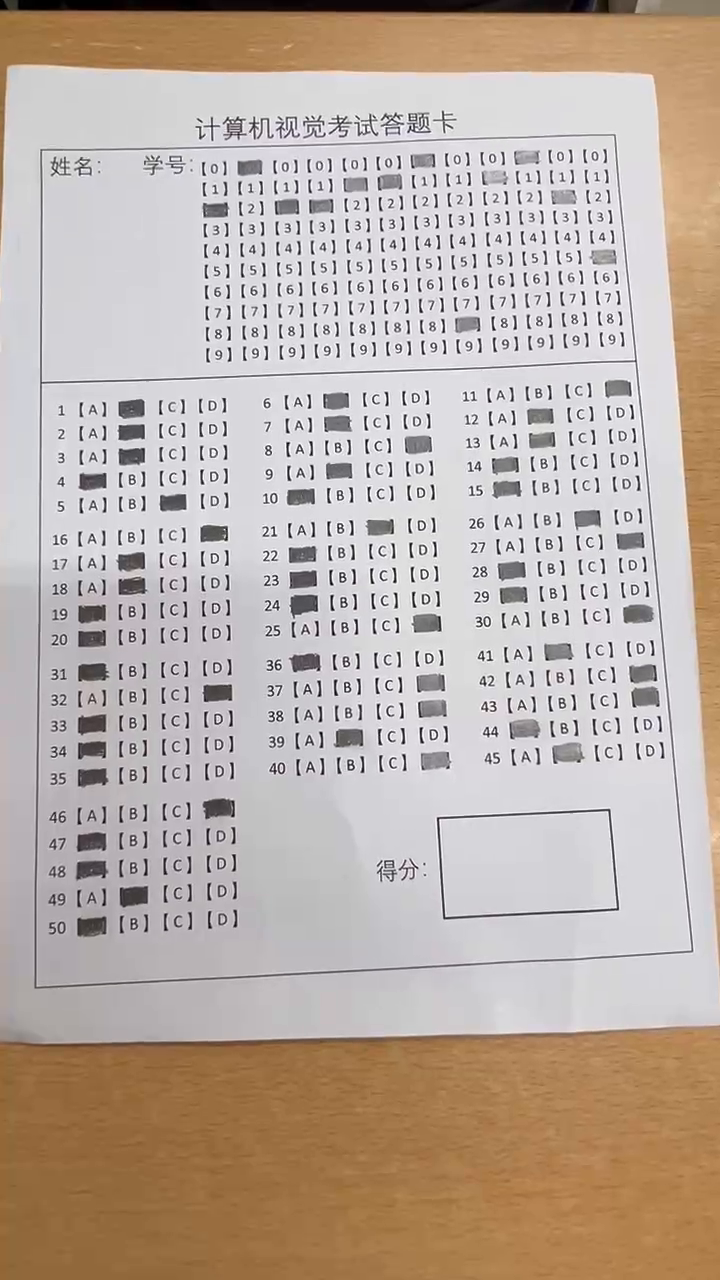
#> input picture frame 16 of 大三下学期/计算机视觉实践/平时作业与优秀范例/作业与个人实现/Lab4/1212.mp4, 720 x 1280 px, given in place of 12121.mp4, which was not available
$ jupyter execute 11.ipynb   (text cells are left out)
#> lines starting #> are read from the running program, lines starting #| are printed output that depends on the picture; after the words box and inside, x2 and y2 are one past the last pixel; in counts of white or black regions, pixels touching at a corner belong together; pictures that were not available may be replaced by others from this repository, and a replacement may not be noted
#> in main, first_frame is the input picture: shape (1280, 720, 3); mean B, G, R 166.1, 175.4, 188.8
[cell 1]
import cv2
import numpy as np
import pandas as pd
import matplotlib.pyplot as plt

####################################
# 工具函数
####################################
# [60 lines left out: functions cv_show, plt_show, findShowContours, orderPoints, perspectiveTransform, warpToOriginal, not called in this run]

####################################
# 答题卡处理函数（对单帧图像打分）
####################################
def process_frame(img):
    # 返回处理后的图像、学号、正确率；若未检测到答题卡则返回 None
    imgGray = cv2.cvtColor(img, cv2.COLOR_BGR2GRAY)
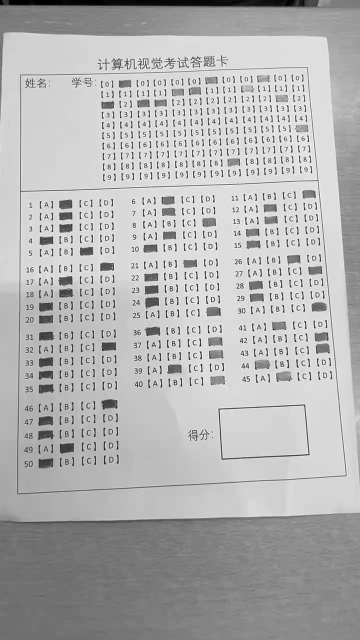
#> imgGray: shape (1280, 720) (shown at 1/2 size); min 0, max 255, mean 178.5
    imgBlur = cv2.GaussianBlur(imgGray, (3, 3), 1)
    ret1, thresh1 = cv2.threshold(imgBlur, 180, 255, cv2.THRESH_BINARY)
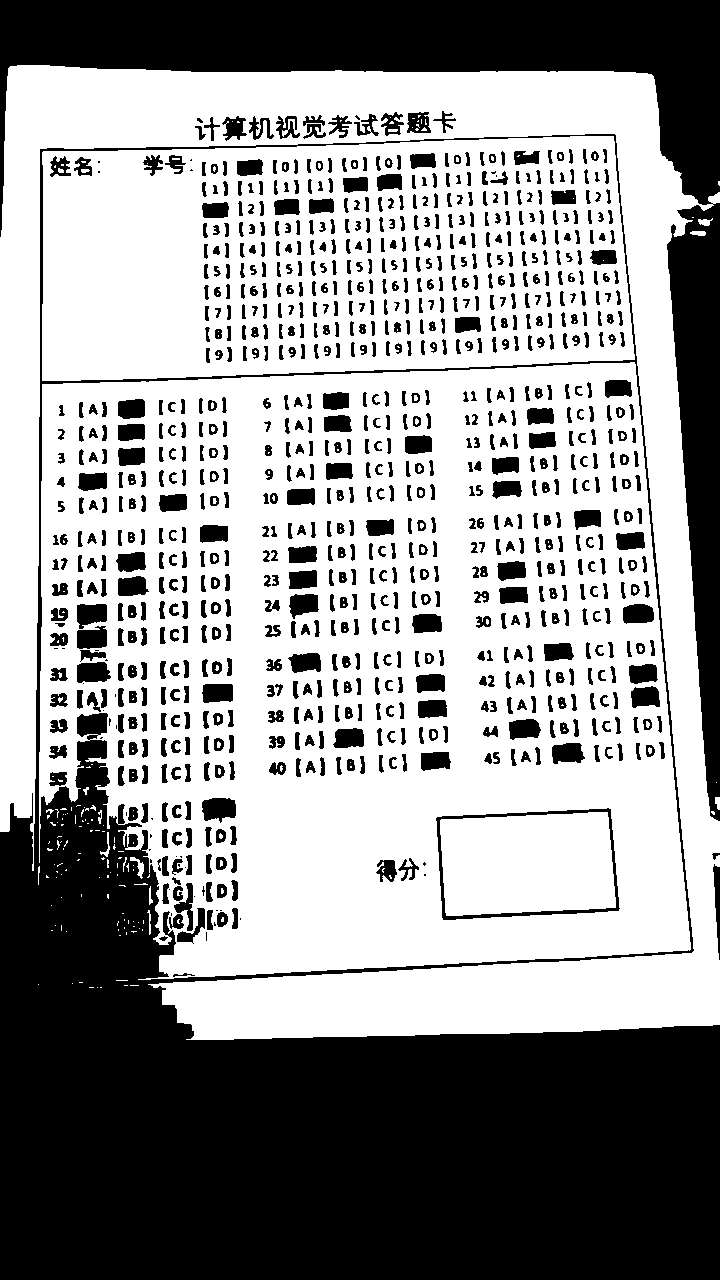
#> thresh1: shape (1280, 720); 59% white; 944 black regions (38 under 20 px)
    print("阈值:", ret1)
    contours, hier = cv2.findContours(thresh1, cv2.RETR_EXTERNAL, cv2.CHAIN_APPROX_SIMPLE)
#> contours = 112 contours, 102 with area under 20; largest, box (x1, y1, x2, y2) and area: (39, 362, 691, 980) 347865, (0, 65, 720, 1040) 136376, (42, 136, 635, 381) 131465, (130, 857, 144, 879) 82, (698, 218, 713, 226) 54
    if len(contours) == 0:
        return None, None, None
    maxArea = cv2.contourArea(contours[0])
#> maxArea = 0
    maxCntId = 0
    for i, cnt in enumerate(contours[1:], 1):
        area = cv2.contourArea(cnt)
        if area > maxArea:
            maxArea = area
            maxCntId = i
#> this loop made 111 passes
#> (area, maxArea) on passes 28, 33, 55, 105: (20, 20), (22.5, 22.5), (82, 82), (347865, 347865)
#> after the loop, maxArea = 347865; maxCntId = 105
    contour = contours[maxCntId]
#> contour = contour of 598 points, box (x1, y1, x2, y2) (39, 362, 691, 980), area 347865
    arc = cv2.arcLength(contour, True)
#> arc = 3268.8
    approx = cv2.approxPolyDP(contour, 0.02 * arc, True)
#> approx = [[634, 362], [42, 384], [39, 862], [106, 740], [138, 979], [690, 949]]
    if len(approx) != 4:
        return None, None, None
    approx = approx.reshape((4, 2))

    # 2) 获得并矫正纸张
    ptsOrded = orderPoints(approx)
    paper, M_paper = perspectiveTransform(ptsOrded, img)
    paperThresh, M_thresh = perspectiveTransform(ptsOrded, thresh1)
    paperThreshInv = cv2.bitwise_not(paperThresh)

    # 寻找并排序长方形轮廓（用于分割学号和答案区域）
    contours_rect = findShowContours(paperThreshInv, paper)
    rectCon = []
    for cnt in contours_rect:
        area = cv2.contourArea(cnt)
        if area > 80:
            arc = cv2.arcLength(cnt, True)
            approxRect = cv2.approxPolyDP(cnt, 0.02 * arc, True)
            if len(approxRect) == 4:
                rectCon.append(approxRect)
    if len(rectCon) < 4:
        return None, None, None
    rectCon.sort(key=cv2.contourArea, reverse=True)
    # 假定：rectCon[1]为学号区域，rectCon[2]为答题区域
    rect1 = np.array(rectCon[1]).reshape(-1,1,2)
    rect2 = np.array(rectCon[2]).reshape(-1,1,2)
    rect3 = np.array(rectCon[3]).reshape(-1,1,2)

    # 3) 识别学号（这里取 rectCon[2]区域）
    rect1Orded = orderPoints(rect2.reshape((-1,2)))
    warpedRect2, M_rect2 = perspectiveTransform(rect1Orded, paperThreshInv)
    choices = warpedRect2[3:-3, 3:-3]
    choices = cv2.resize(choices, [1060,425])
    ret, choices = cv2.threshold(choices, 100, 255, cv2.THRESH_BINARY)
    rect1Color = cv2.cvtColor(choices, cv2.COLOR_GRAY2BGR)
    contours_id = findShowContours(choices, rect1Color)
    choiceCnts = []
    for cnt in contours_id:
        x, y, w, h = cv2.boundingRect(cnt)
        if w >= 20 and h >= 20 and x >= 280:
            choiceCnts.append([cnt, (x, y, w, h)])
    choiceCnts.reverse()
    choiceCnts.sort(key=lambda c: c[1][0])
    studentID = ''
    for cnt, (x, y, w, h) in choiceCnts:
        if 10 <= y <= 30:
            studentID += '0'
        elif 50 <= y <= 70:
            studentID += '1'
        elif 90 <= y <= 110:
            studentID += '2'
        elif 130 <= y <= 150:
            studentID += '3'
        elif 160 <= y <= 180:
            studentID += '4'
        elif 200 <= y <= 220:
            studentID += '5'
        elif 240 <= y <= 260:
            studentID += '6'
        elif 280 <= y <= 300:
            studentID += '7'
        elif 320 <= y <= 340:
            studentID += '8'
        elif 360 <= y <= 380:
            studentID += '9'
    print("学号：", studentID)

    # 4) 识别答题（这里取 rectCon[1]区域）
    rect2Orded = orderPoints(rect1.reshape((-1,2)))
    warpedRect3, M_rect3 = perspectiveTransform(rect2Orded, paperThreshInv)
    choices1_cropped = warpedRect3[3:-3, 3:-3]
    choices1_cropped = cv2.resize(choices1_cropped, [1089,1200])
    ret, choices1_cropped = cv2.threshold(choices1_cropped, 100, 255, cv2.THRESH_BINARY)
    rect1Color1 = cv2.cvtColor(choices1_cropped, cv2.COLOR_GRAY2BGR)
    contours1 = findShowContours(choices1_cropped, rect1Color1)
    choiceCnts1 = []
    for cnt in contours1:
        x, y, w, h = cv2.boundingRect(cnt)
        if w >= 40 and h >= 30 and w <= 100:
            choiceCnts1.append([cnt, (x, y, w, h)])
    choiceCnts1.reverse()

    # 5) 答案批改
    x_centers = [60, 130, 200, 270, 440, 510, 580, 650, 820, 890, 960, 1030]
    y_centers = [40, 90, 140, 190, 240, 320, 370, 420, 470, 520, 590, 640, 690, 740, 790, 860, 910, 960, 1010, 1060]
    correct_answers = "B B D B B B B D B A B A C A A D C C B A D B B A A A A A D D A A B D D D A D D A B A A D B D A A B A"
    correct_answers = correct_answers.replace(" ", "").upper()
    answer_mapping = {}
    for row in range(20):
        for col in range(12):
            x, y = x_centers[col], y_centers[row]
            answer_mapping[(col, row)] = (x, y)
    detected_answers = [''] * 50
    for cnt, (x, y, w, h) in choiceCnts1:
        for row in range(20):
            if abs(y - y_centers[row]) <= 20:
                for col in range(12):
                    if abs(x - x_centers[col]) <= 40:
                        q_idx = row * 3 + col // 4 if row < 15 else 45 + row - 15
                        option_idx = col % 4
                        option = 'ABCD'[option_idx]
                        detected_answers[q_idx] = option
    correct_count = 0
    H_warped3, W_warped3 = warpedRect3.shape[:2]
    final_w, final_h = 1089, 1200
    scale_x = final_w / (W_warped3 - 6)
    scale_y = final_h / (H_warped3 - 6)
    M_rect3_inv = np.linalg.inv(M_rect3)
    for i in range(50):
        correct_ans = correct_answers[i]
        detected_ans = detected_answers[i]
        row = i // 3 if i < 45 else 15 + (i - 45)
        col_offset = (i % 3) * 4 if i < 45 else 0
        for opt_idx, opt in enumerate('ABCD'):
            col = col_offset + opt_idx
            x_center, y_center = answer_mapping[(col, row)]
            rect_pt1 = (x_center - 35, y_center - 25)
            rect_pt2 = (x_center + 35, y_center + 25)
            if opt == detected_ans:
                if opt == correct_ans:
                    color = (0, 255, 0)
                    correct_count += 1
                else:
                    color = (0, 0, 255)
            else:
                color = None
            if opt == correct_ans and detected_ans != correct_ans:
                color = (0, 255, 0)
            if color is not None:
                pt1_orig = warpToOriginal(rect_pt1[0], rect_pt1[1], M_rect3_inv, 3, 3, scale_x, scale_y)
                pt2_orig = warpToOriginal(rect_pt2[0], rect_pt2[1], M_rect3_inv, 3, 3, scale_x, scale_y)
                cv2.rectangle(img, pt1_orig, pt2_orig, color, 2)
        if detected_ans != correct_ans:
            print(f"第{i + 1}题错误，正确答案：{correct_ans}，你的答案：{detected_ans}")
    accuracy = correct_count / 50
    accuracy_text = f'{int(accuracy * 100)}%'
    cv2.putText(img, accuracy_text, (900, 1650), cv2.FONT_HERSHEY_SIMPLEX, 3, (0,0,255), 3)
    choices_rgb = cv2.cvtColor(img, cv2.COLOR_BGR2RGB)
    plt.figure(figsize=(10,8))
    plt.imshow(choices_rgb)
    plt.axis('off')
    plt.title(f'Accuracy: {accuracy_text}')
    plt.show()
    return img, studentID, accuracy_text

####################################
# 主程序：输入视频，截取第一帧处理，然后将结果图覆盖后续帧，并保存学号和正确率到excel
####################################
def main():
    # 修改为你的视频文件路径
    cap = cv2.VideoCapture("12121.mp4")
    if not cap.isOpened():
        print("无法打开视频文件")
        return

    # 读取视频第一帧
    ret, first_frame = cap.read()
    if not ret:
        print("无法读取视频第一帧")
        return

    # 对第一帧进行处理
    processed_result, studentID, accuracy_text = process_frame(first_frame.copy())
    if processed_result is None:
        print("第一帧处理失败！")
        return

    # 打印学号和正确率
    print("学号：", studentID, " 正确率：", accuracy_text)

    # 保存结果到 Excel
    results = [{'StudentID': studentID, 'Accuracy': accuracy_text}]
    df = pd.DataFrame(results)
    df.to_excel("results.xlsx", index=False)
    print("检测结果已保存到 results.xlsx")

    # 获取视频尺寸与帧率
    height, width = first_frame.shape[:2]
    fps = cap.get(cv2.CAP_PROP_FPS)
    fourcc = cv2.VideoWriter_fourcc(*'XVID')
    out = cv2.VideoWriter('output_video.avi', fourcc, fps, (width, height))

    # 若处理结果尺寸与视频尺寸不一致，则缩放处理结果
    processed_overlay = cv2.resize(processed_result, (width, height))

    while True:
        ret, frame = cap.read()
        if not ret:
            break

        # 直接用处理结果覆盖所有后续帧
        output_frame = processed_overlay.copy()

        cv2.imshow("Output Video", output_frame)
        out.write(output_frame)

        if cv2.waitKey(1) & 0xFF == ord('q'):
            break

    cap.release()
    out.release()
    cv2.destroyAllWindows()

if __name__ == '__main__':
    main()

$ run again, starting later in the video
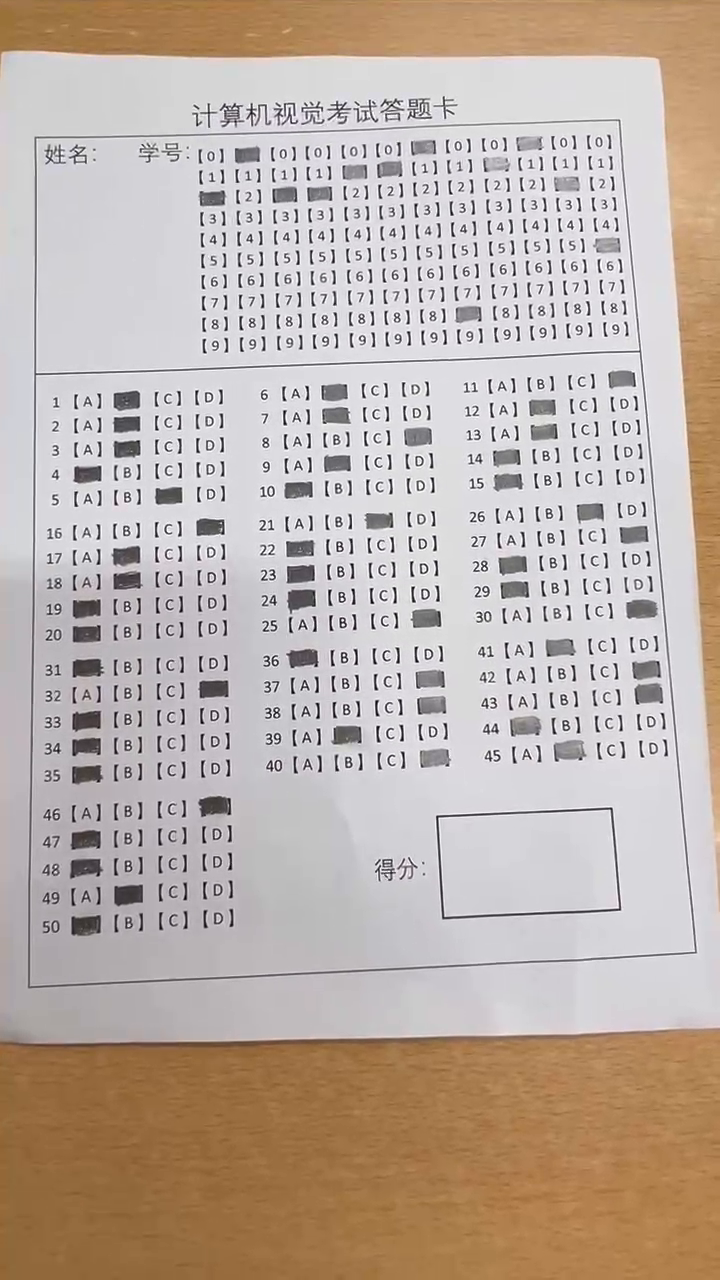
#> input picture frame 72 of 大三下学期/计算机视觉实践/平时作业与优秀范例/作业与个人实现/Lab4/1212.mp4, 720 x 1280 px, given in place of 12121.mp4, which was not available
#> in main, first_frame is the input picture: shape (1280, 720, 3); mean B, G, R 168.2, 176.9, 190.1
#> in process_frame, `imgGray = cv2.cvtColor(img, cv2.COLOR_BGR2GRAY)`:
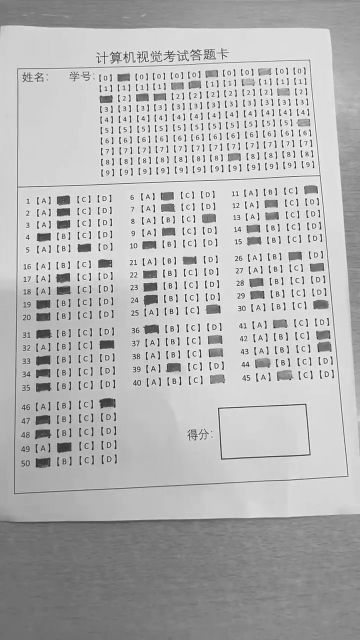
#> imgGray: shape (1280, 720) (shown at 1/2 size); min 0, max 255, mean 180
#> in process_frame, `ret1, thresh1 = cv2.threshold(imgBlur, 180, 255, cv2.THRESH_BINARY)`:
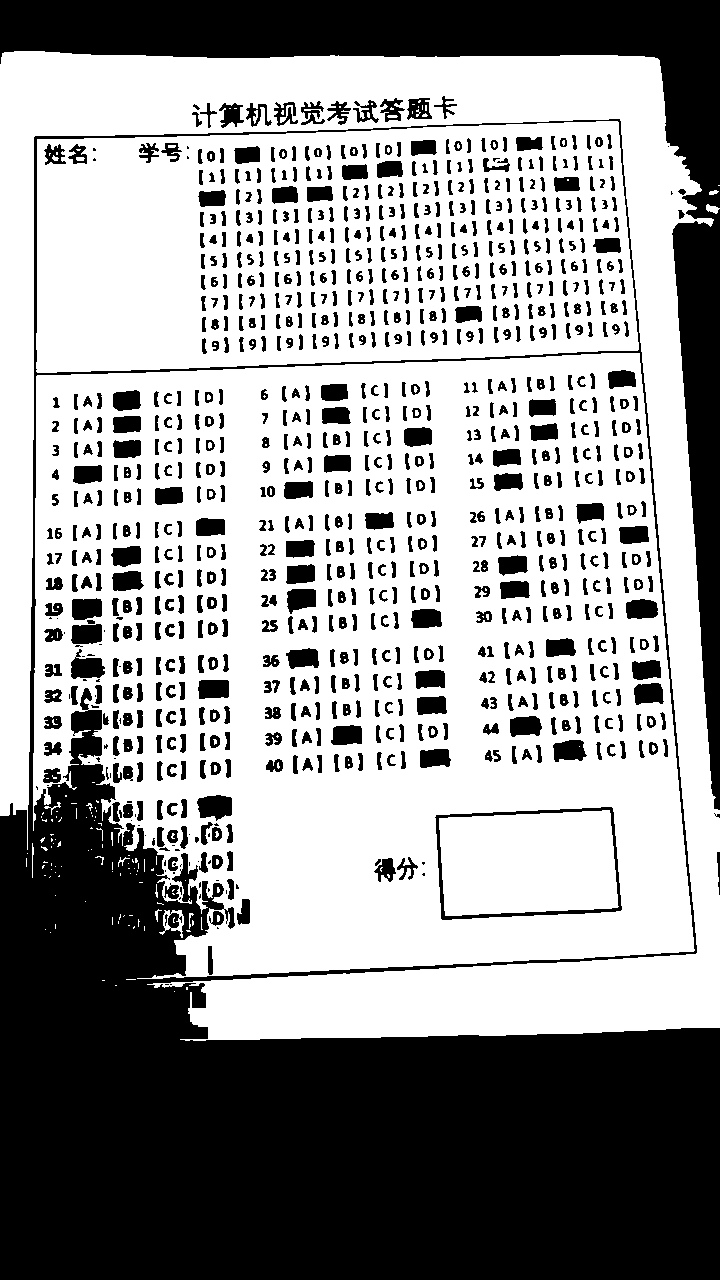
#> thresh1: shape (1280, 720); 59.8% white; 962 black regions (65 under 20 px)
#> contours = 105 contours, 98 with area under 20; largest, box (x1, y1, x2, y2) and area: (33, 353, 695, 979) 353588, (36, 121, 639, 373) 136312, (0, 51, 720, 1041) 134550, (159, 910, 184, 938) 358, (706, 204, 720, 214) 65, (709, 190, 719, 195) 23, (44, 802, 61, 815) 20
#> in process_frame, `maxArea = cv2.contourArea(contours[0])`: maxArea = 0
#> the loop in process_frame, `for i, cnt in enumerate(contours[1:], 1):` made 104 passes
#> (area, maxArea) on passes 21, 99: (358, 358), (353588.5, 353588.5)
#> after the loop in process_frame, `for i, cnt in enumerate(contours[1:], 1):`: maxArea = 353588.5; maxCntId = 99
#> contour = contour of 856 points, box (x1, y1, x2, y2) (33, 353, 695, 979), area 353588
#> arc = 3822.5
#> approx = [[639, 353], [36, 376], [33, 830], [101, 709], [224, 888], [137, 978], [694, 950]]
